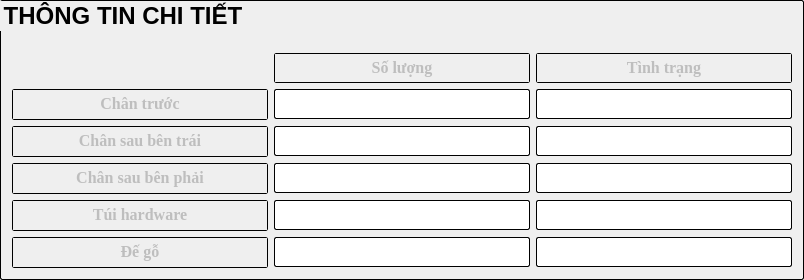
        <widget class="QGroupBox" name="groupBox_8">
         <property name="sizePolicy">
          <sizepolicy hsizetype="Expanding" vsizetype="Expanding">
           <horstretch>0</horstretch>
           <verstretch>0</verstretch>
          </sizepolicy>
         </property>
         <property name="minimumSize">
          <size>
           <width>500</width>
           <height>280</height>
          </size>
         </property>
         <property name="font">
          <font>
           <pointsize>18</pointsize>
           <weight>75</weight>
           <bold>true</bold>
          </font>
         </property>
         <property name="styleSheet">
          <string notr="true">border-width:1px;
border-radius:2px;
border-color:black;
border-style:outset;</string>
         </property>
         <property name="title">
          <string>THÔNG TIN CHI TIẾT</string>
         </property>
         <layout class="QGridLayout" name="gridLayout_2">
          <item row="5" column="1">
           <widget class="QLineEdit" name="joint_2">
            <property name="enabled">
             <bool>false</bool>
            </property>
            <property name="minimumSize">
             <size>
              <width>120</width>
              <height>30</height>
             </size>
            </property>
            <property name="maximumSize">
             <size>
              <width>16777215</width>
              <height>30</height>
             </size>
            </property>
            <property name="font">
             <font>
              <family>Times New Roman</family>
              <pointsize>13</pointsize>
              <weight>75</weight>
              <bold>true</bold>
             </font>
            </property>
            <property name="alignment">
             <set>Qt::AlignCenter</set>
            </property>
            <property name="readOnly">
             <bool>true</bool>
            </property>
           </widget>
          </item>
          <item row="2" column="2">
           <widget class="QLineEdit" name="sttFront_2">
            <property name="enabled">
             <bool>false</bool>
            </property>
            <property name="minimumSize">
             <size>
              <width>120</width>
              <height>30</height>
             </size>
            </property>
            <property name="maximumSize">
             <size>
              <width>16777215</width>
              <height>30</height>
             </size>
            </property>
            <property name="font">
             <font>
              <family>Times New Roman</family>
              <pointsize>13</pointsize>
              <weight>75</weight>
              <bold>true</bold>
             </font>
            </property>
            <property name="alignment">
             <set>Qt::AlignCenter</set>
            </property>
            <property name="readOnly">
             <bool>true</bool>
            </property>
           </widget>
          </item>
          <item row="3" column="0">
           <widget class="QTextEdit" name="textEdit_14">
            <property name="enabled">
             <bool>false</bool>
            </property>
            <property name="sizePolicy">
             <sizepolicy hsizetype="Fixed" vsizetype="Fixed">
              <horstretch>0</horstretch>
              <verstretch>0</verstretch>
             </sizepolicy>
            </property>
            <property name="minimumSize">
             <size>
              <width>141</width>
              <height>31</height>
             </size>
            </property>
            <property name="maximumSize">
             <size>
              <width>16777215</width>
              <height>31</height>
             </size>
            </property>
            <property name="font">
             <font>
              <family>Times New Roman</family>
              <pointsize>13</pointsize>
              <weight>75</weight>
              <bold>true</bold>
             </font>
            </property>
            <property name="verticalScrollBarPolicy">
             <enum>Qt::ScrollBarAlwaysOff</enum>
            </property>
            <property name="html">
             <string>&lt;!DOCTYPE HTML PUBLIC &quot;-//W3C//DTD HTML 4.0//EN&quot; &quot;http://www.w3.org/TR/REC-html40/strict.dtd&quot;&gt;
&lt;html&gt;&lt;head&gt;&lt;meta name=&quot;qrichtext&quot; content=&quot;1&quot; /&gt;&lt;style type=&quot;text/css&quot;&gt;
p, li { white-space: pre-wrap; }
&lt;/style&gt;&lt;/head&gt;&lt;body style=&quot; font-family:'Times New Roman'; font-size:13pt; font-weight:600; font-style:normal;&quot;&gt;
&lt;p align=&quot;center&quot; style=&quot; margin-top:0px; margin-bottom:0px; margin-left:0px; margin-right:0px; -qt-block-indent:0; text-indent:0px;&quot;&gt;&lt;span style=&quot; font-size:12pt;&quot;&gt;Chân sau bên trái&lt;/span&gt;&lt;/p&gt;
&lt;p align=&quot;center&quot; style=&quot;-qt-paragraph-type:empty; margin-top:0px; margin-bottom:0px; margin-left:0px; margin-right:0px; -qt-block-indent:0; text-indent:0px; font-size:12pt;&quot;&gt;&lt;br /&gt;&lt;/p&gt;&lt;/body&gt;&lt;/html&gt;</string>
            </property>
           </widget>
          </item>
          <item row="2" column="0">
           <widget class="QTextEdit" name="textEdit_10">
            <property name="enabled">
             <bool>false</bool>
            </property>
            <property name="sizePolicy">
             <sizepolicy hsizetype="Fixed" vsizetype="Fixed">
              <horstretch>0</horstretch>
              <verstretch>0</verstretch>
             </sizepolicy>
            </property>
            <property name="minimumSize">
             <size>
              <width>141</width>
              <height>31</height>
             </size>
            </property>
            <property name="maximumSize">
             <size>
              <width>16777215</width>
              <height>31</height>
             </size>
            </property>
            <property name="font">
             <font>
              <family>Times New Roman</family>
              <pointsize>13</pointsize>
              <weight>75</weight>
              <bold>true</bold>
             </font>
            </property>
            <property name="html">
             <string>&lt;!DOCTYPE HTML PUBLIC &quot;-//W3C//DTD HTML 4.0//EN&quot; &quot;http://www.w3.org/TR/REC-html40/strict.dtd&quot;&gt;
&lt;html&gt;&lt;head&gt;&lt;meta name=&quot;qrichtext&quot; content=&quot;1&quot; /&gt;&lt;style type=&quot;text/css&quot;&gt;
p, li { white-space: pre-wrap; }
&lt;/style&gt;&lt;/head&gt;&lt;body style=&quot; font-family:'Times New Roman'; font-size:13pt; font-weight:600; font-style:normal;&quot;&gt;
&lt;p align=&quot;center&quot; style=&quot; margin-top:0px; margin-bottom:0px; margin-left:0px; margin-right:0px; -qt-block-indent:0; text-indent:0px;&quot;&gt;&lt;span style=&quot; font-size:12pt;&quot;&gt;Chân trước&lt;/span&gt;&lt;/p&gt;&lt;/body&gt;&lt;/html&gt;</string>
            </property>
           </widget>
          </item>
          <item row="1" column="2">
           <widget class="QTextEdit" name="textEdit_12">
            <property name="enabled">
             <bool>false</bool>
            </property>
            <property name="sizePolicy">
             <sizepolicy hsizetype="Expanding" vsizetype="Fixed">
              <horstretch>0</horstretch>
              <verstretch>0</verstretch>
             </sizepolicy>
            </property>
            <property name="minimumSize">
             <size>
              <width>120</width>
              <height>30</height>
             </size>
            </property>
            <property name="maximumSize">
             <size>
              <width>16777215</width>
              <height>30</height>
             </size>
            </property>
            <property name="font">
             <font>
              <family>Times New Roman</family>
              <pointsize>13</pointsize>
             </font>
            </property>
            <property name="html">
             <string>&lt;!DOCTYPE HTML PUBLIC &quot;-//W3C//DTD HTML 4.0//EN&quot; &quot;http://www.w3.org/TR/REC-html40/strict.dtd&quot;&gt;
&lt;html&gt;&lt;head&gt;&lt;meta name=&quot;qrichtext&quot; content=&quot;1&quot; /&gt;&lt;style type=&quot;text/css&quot;&gt;
p, li { white-space: pre-wrap; }
&lt;/style&gt;&lt;/head&gt;&lt;body style=&quot; font-family:'Times New Roman'; font-size:13pt; font-weight:400; font-style:normal;&quot;&gt;
&lt;p align=&quot;center&quot; style=&quot; margin-top:0px; margin-bottom:0px; margin-left:0px; margin-right:0px; -qt-block-indent:0; text-indent:0px;&quot;&gt;&lt;span style=&quot; font-size:12pt; font-weight:600;&quot;&gt;Tình trạng&lt;/span&gt;&lt;/p&gt;&lt;/body&gt;&lt;/html&gt;</string>
            </property>
           </widget>
          </item>
          <item row="2" column="1">
           <widget class="QLineEdit" name="lineEdit_2">
            <property name="enabled">
             <bool>false</bool>
            </property>
            <property name="minimumSize">
             <size>
              <width>120</width>
              <height>30</height>
             </size>
            </property>
            <property name="maximumSize">
             <size>
              <width>16777215</width>
              <height>30</height>
             </size>
            </property>
            <property name="font">
             <font>
              <pointsize>13</pointsize>
             </font>
            </property>
           </widget>
          </item>
          <item row="3" column="2">
           <widget class="QLineEdit" name="sttBackLeft_2">
            <property name="enabled">
             <bool>false</bool>
            </property>
            <property name="minimumSize">
             <size>
              <width>120</width>
              <height>30</height>
             </size>
            </property>
            <property name="maximumSize">
             <size>
              <width>16777215</width>
              <height>30</height>
             </size>
            </property>
            <property name="font">
             <font>
              <family>Times New Roman</family>
              <pointsize>13</pointsize>
              <weight>75</weight>
              <bold>true</bold>
             </font>
            </property>
            <property name="alignment">
             <set>Qt::AlignCenter</set>
            </property>
            <property name="readOnly">
             <bool>true</bool>
            </property>
           </widget>
          </item>
          <item row="5" column="0">
           <widget class="QTextEdit" name="textEdit_19">
            <property name="enabled">
             <bool>false</bool>
            </property>
            <property name="sizePolicy">
             <sizepolicy hsizetype="Fixed" vsizetype="Fixed">
              <horstretch>0</horstretch>
              <verstretch>0</verstretch>
             </sizepolicy>
            </property>
            <property name="minimumSize">
             <size>
              <width>141</width>
              <height>31</height>
             </size>
            </property>
            <property name="maximumSize">
             <size>
              <width>16777215</width>
              <height>31</height>
             </size>
            </property>
            <property name="font">
             <font>
              <family>Times New Roman</family>
              <pointsize>13</pointsize>
              <weight>75</weight>
              <bold>true</bold>
             </font>
            </property>
            <property name="html">
             <string>&lt;!DOCTYPE HTML PUBLIC &quot;-//W3C//DTD HTML 4.0//EN&quot; &quot;http://www.w3.org/TR/REC-html40/strict.dtd&quot;&gt;
&lt;html&gt;&lt;head&gt;&lt;meta name=&quot;qrichtext&quot; content=&quot;1&quot; /&gt;&lt;style type=&quot;text/css&quot;&gt;
p, li { white-space: pre-wrap; }
&lt;/style&gt;&lt;/head&gt;&lt;body style=&quot; font-family:'Times New Roman'; font-size:13pt; font-weight:600; font-style:normal;&quot;&gt;
&lt;p align=&quot;center&quot; style=&quot; margin-top:0px; margin-bottom:0px; margin-left:0px; margin-right:0px; -qt-block-indent:0; text-indent:0px;&quot;&gt;&lt;span style=&quot; font-size:12pt;&quot;&gt;Túi hardware&lt;/span&gt;&lt;/p&gt;&lt;/body&gt;&lt;/html&gt;</string>
            </property>
           </widget>
          </item>
          <item row="3" column="1">
           <widget class="QLineEdit" name="backLeft_2">
            <property name="enabled">
             <bool>false</bool>
            </property>
            <property name="minimumSize">
             <size>
              <width>120</width>
              <height>30</height>
             </size>
            </property>
            <property name="maximumSize">
             <size>
              <width>16777215</width>
              <height>30</height>
             </size>
            </property>
            <property name="font">
             <font>
              <family>Times New Roman</family>
              <pointsize>13</pointsize>
              <weight>75</weight>
              <bold>true</bold>
             </font>
            </property>
            <property name="alignment">
             <set>Qt::AlignCenter</set>
            </property>
            <property name="readOnly">
             <bool>true</bool>
            </property>
           </widget>
          </item>
          <item row="4" column="0">
           <widget class="QTextEdit" name="textEdit_16">
            <property name="enabled">
             <bool>false</bool>
            </property>
            <property name="sizePolicy">
             <sizepolicy hsizetype="Fixed" vsizetype="Fixed">
              <horstretch>0</horstretch>
              <verstretch>0</verstretch>
             </sizepolicy>
            </property>
            <property name="minimumSize">
             <size>
              <width>141</width>
              <height>31</height>
             </size>
            </property>
            <property name="maximumSize">
             <size>
              <width>16777215</width>
              <height>31</height>
             </size>
            </property>
            <property name="font">
             <font>
              <family>Times New Roman</family>
              <pointsize>13</pointsize>
              <weight>75</weight>
              <bold>true</bold>
             </font>
            </property>
            <property name="verticalScrollBarPolicy">
             <enum>Qt::ScrollBarAlwaysOff</enum>
            </property>
            <property name="html">
             <string>&lt;!DOCTYPE HTML PUBLIC &quot;-//W3C//DTD HTML 4.0//EN&quot; &quot;http://www.w3.org/TR/REC-html40/strict.dtd&quot;&gt;
&lt;html&gt;&lt;head&gt;&lt;meta name=&quot;qrichtext&quot; content=&quot;1&quot; /&gt;&lt;style type=&quot;text/css&quot;&gt;
p, li { white-space: pre-wrap; }
&lt;/style&gt;&lt;/head&gt;&lt;body style=&quot; font-family:'Times New Roman'; font-size:13pt; font-weight:600; font-style:normal;&quot;&gt;
&lt;p align=&quot;center&quot; style=&quot; margin-top:0px; margin-bottom:0px; margin-left:0px; margin-right:0px; -qt-block-indent:0; text-indent:0px;&quot;&gt;&lt;span style=&quot; font-size:12pt;&quot;&gt;Chân sau bên phải&lt;/span&gt;&lt;/p&gt;
&lt;p align=&quot;center&quot; style=&quot;-qt-paragraph-type:empty; margin-top:0px; margin-bottom:0px; margin-left:0px; margin-right:0px; -qt-block-indent:0; text-indent:0px; font-size:12pt;&quot;&gt;&lt;br /&gt;&lt;/p&gt;&lt;/body&gt;&lt;/html&gt;</string>
            </property>
           </widget>
          </item>
          <item row="1" column="1">
           <widget class="QTextEdit" name="textEdit_11">
            <property name="enabled">
             <bool>false</bool>
            </property>
            <property name="sizePolicy">
             <sizepolicy hsizetype="Expanding" vsizetype="Fixed">
              <horstretch>0</horstretch>
              <verstretch>0</verstretch>
             </sizepolicy>
            </property>
            <property name="minimumSize">
             <size>
              <width>120</width>
              <height>30</height>
             </size>
            </property>
            <property name="maximumSize">
             <size>
              <width>16777215</width>
              <height>30</height>
             </size>
            </property>
            <property name="font">
             <font>
              <family>Times New Roman</family>
              <pointsize>13</pointsize>
             </font>
            </property>
            <property name="verticalScrollBarPolicy">
             <enum>Qt::ScrollBarAlwaysOff</enum>
            </property>
            <property name="html">
             <string>&lt;!DOCTYPE HTML PUBLIC &quot;-//W3C//DTD HTML 4.0//EN&quot; &quot;http://www.w3.org/TR/REC-html40/strict.dtd&quot;&gt;
&lt;html&gt;&lt;head&gt;&lt;meta name=&quot;qrichtext&quot; content=&quot;1&quot; /&gt;&lt;style type=&quot;text/css&quot;&gt;
p, li { white-space: pre-wrap; }
&lt;/style&gt;&lt;/head&gt;&lt;body style=&quot; font-family:'Times New Roman'; font-size:13pt; font-weight:400; font-style:normal;&quot;&gt;
&lt;p align=&quot;center&quot; style=&quot; margin-top:0px; margin-bottom:0px; margin-left:0px; margin-right:0px; -qt-block-indent:0; text-indent:0px;&quot;&gt;&lt;span style=&quot; font-size:12pt; font-weight:600;&quot;&gt;Số lượng&lt;/span&gt;&lt;/p&gt;
&lt;p align=&quot;center&quot; style=&quot;-qt-paragraph-type:empty; margin-top:0px; margin-bottom:0px; margin-left:0px; margin-right:0px; -qt-block-indent:0; text-indent:0px; font-size:12pt; font-weight:600;&quot;&gt;&lt;br /&gt;&lt;/p&gt;&lt;/body&gt;&lt;/html&gt;</string>
            </property>
           </widget>
          </item>
          <item row="0" column="1" colspan="2">
           <spacer name="verticalSpacer_10">
            <property name="orientation">
             <enum>Qt::Vertical</enum>
            </property>
            <property name="sizeHint" stdset="0">
             <size>
              <width>20</width>
              <height>40</height>
             </size>
            </property>
           </spacer>
          </item>
          <item row="4" column="1">
           <widget class="QLineEdit" name="backRight_2">
            <property name="enabled">
             <bool>false</bool>
            </property>
            <property name="minimumSize">
             <size>
              <width>120</width>
              <height>30</height>
             </size>
            </property>
            <property name="maximumSize">
             <size>
              <width>16777215</width>
              <height>30</height>
             </size>
            </property>
            <property name="font">
             <font>
              <family>Times New Roman</family>
              <pointsize>13</pointsize>
              <weight>75</weight>
              <bold>true</bold>
             </font>
            </property>
            <property name="alignment">
             <set>Qt::AlignCenter</set>
            </property>
            <property name="readOnly">
             <bool>true</bool>
            </property>
           </widget>
          </item>
          <item row="6" column="2">
           <widget class="QLineEdit" name="sttJoint_3">
            <property name="enabled">
             <bool>false</bool>
            </property>
            <property name="minimumSize">
             <size>
              <width>120</width>
              <height>30</height>
             </size>
            </property>
            <property name="maximumSize">
             <size>
              <width>16777215</width>
              <height>30</height>
             </size>
            </property>
            <property name="font">
             <font>
              <family>Times New Roman</family>
              <pointsize>13</pointsize>
              <weight>75</weight>
              <bold>true</bold>
             </font>
            </property>
            <property name="alignment">
             <set>Qt::AlignCenter</set>
            </property>
            <property name="readOnly">
             <bool>true</bool>
            </property>
           </widget>
          </item>
          <item row="6" column="1">
           <widget class="QLineEdit" name="joint_3">
            <property name="enabled">
             <bool>false</bool>
            </property>
            <property name="minimumSize">
             <size>
              <width>120</width>
              <height>30</height>
             </size>
            </property>
            <property name="maximumSize">
             <size>
              <width>16777215</width>
              <height>30</height>
             </size>
            </property>
            <property name="font">
             <font>
              <family>Times New Roman</family>
              <pointsize>13</pointsize>
              <weight>75</weight>
              <bold>true</bold>
             </font>
            </property>
            <property name="alignment">
             <set>Qt::AlignCenter</set>
            </property>
            <property name="readOnly">
             <bool>true</bool>
            </property>
           </widget>
          </item>
          <item row="5" column="2">
           <widget class="QLineEdit" name="sttJoint_2">
            <property name="enabled">
             <bool>false</bool>
            </property>
            <property name="minimumSize">
             <size>
              <width>120</width>
              <height>30</height>
             </size>
            </property>
            <property name="maximumSize">
             <size>
              <width>16777215</width>
              <height>30</height>
             </size>
            </property>
            <property name="font">
             <font>
              <family>Times New Roman</family>
              <pointsize>13</pointsize>
              <weight>75</weight>
              <bold>true</bold>
             </font>
            </property>
            <property name="alignment">
             <set>Qt::AlignCenter</set>
            </property>
            <property name="readOnly">
             <bool>true</bool>
            </property>
           </widget>
          </item>
          <item row="6" column="0">
           <widget class="QTextEdit" name="textEdit_21">
            <property name="enabled">
             <bool>false</bool>
            </property>
            <property name="sizePolicy">
             <sizepolicy hsizetype="Fixed" vsizetype="Fixed">
              <horstretch>0</horstretch>
              <verstretch>0</verstretch>
             </sizepolicy>
            </property>
            <property name="minimumSize">
             <size>
              <width>141</width>
              <height>31</height>
             </size>
            </property>
            <property name="maximumSize">
             <size>
              <width>16777215</width>
              <height>31</height>
             </size>
            </property>
            <property name="font">
             <font>
              <family>Times New Roman</family>
              <pointsize>13</pointsize>
              <weight>75</weight>
              <bold>true</bold>
             </font>
            </property>
            <property name="html">
             <string>&lt;!DOCTYPE HTML PUBLIC &quot;-//W3C//DTD HTML 4.0//EN&quot; &quot;http://www.w3.org/TR/REC-html40/strict.dtd&quot;&gt;
&lt;html&gt;&lt;head&gt;&lt;meta name=&quot;qrichtext&quot; content=&quot;1&quot; /&gt;&lt;style type=&quot;text/css&quot;&gt;
p, li { white-space: pre-wrap; }
&lt;/style&gt;&lt;/head&gt;&lt;body style=&quot; font-family:'Times New Roman'; font-size:13pt; font-weight:600; font-style:normal;&quot;&gt;
&lt;p align=&quot;center&quot; style=&quot; margin-top:0px; margin-bottom:0px; margin-left:0px; margin-right:0px; -qt-block-indent:0; text-indent:0px;&quot;&gt;&lt;span style=&quot; font-size:12pt;&quot;&gt;Đế gỗ&lt;/span&gt;&lt;/p&gt;&lt;/body&gt;&lt;/html&gt;</string>
            </property>
           </widget>
          </item>
          <item row="4" column="2">
           <widget class="QLineEdit" name="sttBackRight_2">
            <property name="enabled">
             <bool>false</bool>
            </property>
            <property name="minimumSize">
             <size>
              <width>120</width>
              <height>30</height>
             </size>
            </property>
            <property name="maximumSize">
             <size>
              <width>16777215</width>
              <height>30</height>
             </size>
            </property>
            <property name="font">
             <font>
              <family>Times New Roman</family>
              <pointsize>13</pointsize>
              <weight>75</weight>
              <bold>true</bold>
             </font>
            </property>
            <property name="alignment">
             <set>Qt::AlignCenter</set>
            </property>
            <property name="readOnly">
             <bool>true</bool>
            </property>
           </widget>
          </item>
         </layout>
        </widget>
